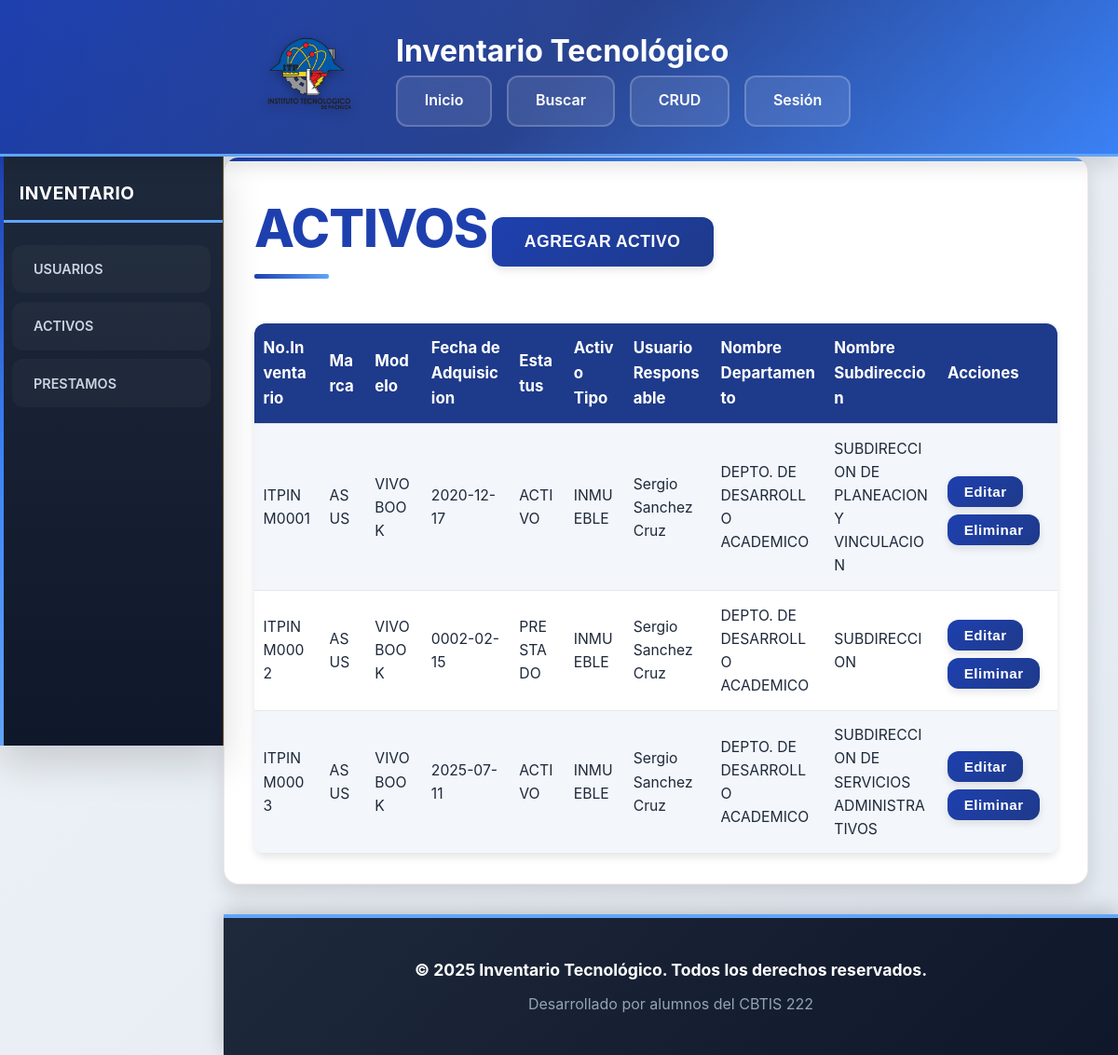
Screenshot of /pages/form_TablaInventario.php with the database file from the repository.
### tables this page shows
CREATE TABLE `Activos` (
  `id_activo` int(11) NOT NULL,
  `no_inventario` varchar(12) NOT NULL,
  `no_serie` varchar(50) DEFAULT NULL,
  `fecha_adquisicion` date DEFAULT NULL,
  `id_sub` int(11) DEFAULT NULL,
  `id_dep` int(11) DEFAULT NULL,
  `id_tipo` int(11) DEFAULT NULL,
  `id_marca` int(11) DEFAULT NULL,
  `id_modelo` int(11) DEFAULT NULL,
  `id_estatus` int(11) DEFAULT NULL,
  `id_responsable` int(11) DEFAULT NULL,
  `fecha_creacion` datetime DEFAULT current_timestamp(),
  `fecha_modificacion` datetime DEFAULT NULL
);

CREATE TABLE `Marcas` (
  `id_marca` int(11) NOT NULL,
  `nombre_marca` varchar(50) NOT NULL
);

CREATE TABLE `Modelos` (
  `id_modelo` int(11) NOT NULL,
  `nombre_modelo` varchar(50) NOT NULL,
  `id_marca` int(11) DEFAULT NULL
);

CREATE TABLE `Estatus` (
  `id_estatus` int(11) NOT NULL,
  `nombre_estatus` varchar(50) NOT NULL
);

CREATE TABLE `Tipos_activo` (
  `id_tipo` int(11) NOT NULL,
  `nombre_tipo` varchar(100) DEFAULT NULL
);

CREATE TABLE `Usuarios` (
  `id_usuario` int(11) NOT NULL,
  `nombre` varchar(100) DEFAULT NULL,
  `nombre_usuario` varchar(50) NOT NULL,
  `password` varchar(255) NOT NULL,
  `last_login` datetime DEFAULT NULL,
  `rol_usuario` int(11) DEFAULT NULL
);

CREATE TABLE `Departamentos` (
  `id_dep` int(11) NOT NULL,
  `nombre_dep` varchar(100) DEFAULT NULL
);

CREATE TABLE `Subdirecciones` (
  `id_sub` int(11) NOT NULL,
  `nombre_sub` varchar(100) DEFAULT NULL
);

### api/consulta_activos.php (called while the page is built, shortened)
<?php
$resultado = $conexion->query(
    "SELECT
        a.id_activo,
        a.no_inventario,
        m.nombre_marca AS marca,
        mo.nombre_modelo AS modelo,
        a.fecha_adquisicion,
        e.nombre_estatus AS estatus,
        t.nombre_tipo AS tipo_activo,
        u.nombre AS responsable,
        d.nombre_dep AS departamento,
        s.nombre_sub AS subdireccion
    FROM Activos a
    LEFT JOIN Marcas m ON a.id_marca = m.id_marca
    LEFT JOIN Modelos mo ON a.id_modelo = mo.id_modelo
    LEFT JOIN Estatus e ON a.id_estatus = e.id_estatus
    LEFT JOIN Tipos_activo t ON a.id_tipo = t.id_tipo
    LEFT JOIN Usuarios u ON a.id_responsable = u.id_usuario
    LEFT JOIN Departamentos d ON a.id_dep = d.id_dep
    LEFT JOIN Subdirecciones s ON a.id_sub = s.id_sub
    ORDER BY CAST(SUBSTRING(a.id_activo, -4) AS UNSIGNED) ASC;"
);

### pages/form_TablaInventario.php (the view)
<?php
include '../includes/DBConfig.php';
include '../api/consulta_activos.php';
?>
<?php include '../includes/header.php'; ?>
<section class="contenedor">
    <h1>ACTIVOS</h1>
    <a href="./form_NuevoActivo.php"><button>AGREGAR ACTIVO</button></a>
    <table class="tablas">
        <tr>
            <th>No.Inventario</th>
            <th>Marca</th>
            <th>Modelo</th>
            <th>Fecha de Adquisicion</th>
            <th>Estatus</th>
            <th>Activo Tipo</th>
            <th>Usuario Responsable</th>
            <th>Nombre Departamento</th>
            <th>Nombre Subdireccion</th>
            <th>Acciones</th>
        </tr>
        <?php while ($row = $resultado->fetch_assoc()): ?>
            <tr>
                <td data-label="No.Inventario"><?= htmlspecialchars($row['no_inventario']) ?></td>
                <td data-label="Marca"><?= htmlspecialchars($row['marca']) ?></td>
                <td data-label="Modelo"><?= htmlspecialchars($row['modelo']) ?></td>
                <td data-label="Fecha de Adquisicion"><?= htmlspecialchars($row['fecha_adquisicion']) ?></td>
                <td data-label="Estatus"><?= htmlspecialchars($row['estatus']) ?></td>
                <td data-label="Activo Tipo"><?= htmlspecialchars($row['tipo_activo']) ?></td>
                <td data-label="Usuario Responsable"><?= htmlspecialchars($row['responsable']) ?></td>
                <td data-label="Nombre Departamento"><?= htmlspecialchars($row['departamento']) ?></td>
                <td data-label="Nombre Subdireccion"><?= htmlspecialchars($row['subdireccion']) ?></td>
                <td data-label="Acciones">
                    <a href="./form_ActualizarActivo.php?id=<?= $row['id_activo']; ?>">
                        <button>Editar</button>
                    </a>
                    <a href="../api/eliminar_activo.php?id=<?= $row['id_activo']; ?>" onclick="return confirm('¿Estás seguro de eliminar este activo?')">
                        <button>Eliminar</button>
                    </a>
                </td>
            </tr>
        <?php endwhile; ?>
    </table>
</section>
<?php include '../includes/footer.php'; ?>

### assets/css/style.css (style rules this page uses)
* { margin: 0; padding: 0; box-sizing: border-box; }
:root { --color-guinda: #1e40af; --color-guinda-oscuro: #1e3a8a; --color-guinda-claro: #2563eb; --color-azul-electrico: #3b82f6; --color-azul-oscuro: #1e40af; --color-dorado: #60a5fa; --color-fondo: #F1F5F9; --color-fondo-secundario: #FFFFFF; --color-texto: #1E293B; --color-texto-claro: #64748B; --sombra-xs: 0 1px 2px rgba(0, 0, 0, 0.05); --sombra-sm: 0 2px 4px rgba(0, 0, 0, 0.08); --sombra-md: 0 4px 8px rgba(0, 0, 0, 0.1); --sombra-lg: 0 10px 20px rgba(0, 0, 0, 0.12); --sombra-xl: 0 20px 40px rgba(0, 0, 0, 0.15); --transicion-rapida: 0.15s ease; --transicion-normal: 0.3s ease; --transicion-lenta: 0.5s ease; --radio-sm: 8px; --radio-md: 12px; --radio-lg: 16px; }
body { font-family: -apple-system, BlinkMacSystemFont, 'Inter', 'Segoe UI', 'Roboto', sans-serif; background: linear-gradient(135deg, #F1F5F9 0%, #E2E8F0 100%); color: var(--color-texto); line-height: 1.6; min-height: 100vh; overflow-x: hidden; display: flex; flex-direction: column; }
.contenedor { margin-left: 240px; margin-top: 168px; padding: 2rem; min-height: calc(100vh - 268px); background: var(--color-fondo-secundario); border-radius: var(--radio-lg); box-shadow: var(--sombra-lg); position: relative; overflow: hidden; border: 1px solid rgba(139, 21, 56, 0.1); animation: fadeInUp 0.6s ease-out; margin-right: 2rem; margin-bottom: 2rem; flex: 1; }
.contenedor::before { content: ''; position: absolute; top: 0; left: 0; width: 100%; height: 4px; background: linear-gradient(90deg, var(--color-guinda), var(--color-azul-electrico), var(--color-dorado)); }
.contenedor h1 { color: var(--color-guinda); font-size: 3.5rem; margin-bottom: 1.5rem; font-weight: 800; letter-spacing: -1px; position: relative; display: inline-block; }
.contenedor h1::after { content: ''; position: absolute; bottom: -8px; left: 0; width: 80px; height: 5px; background: linear-gradient(90deg, var(--color-guinda), var(--color-dorado)); border-radius: 2px; }
.tablas { width: 100%; border-collapse: separate; border-spacing: 0; background: #fff; border-radius: var(--radio-md); box-shadow: var(--sombra-md); margin-top: 2rem; font-size: 1rem; table-layout: auto; overflow: hidden; }
.tablas th, .tablas td { padding: 0.85rem 0.6rem; text-align: left; border-bottom: 1px solid #e5e7eb; vertical-align: middle; max-width: 170px; word-break: break-word; white-space: normal; overflow-wrap: anywhere; }
.tablas th { white-space: normal; overflow-wrap: anywhere; font-size: 0.99rem; }
.tablas td { font-size: 0.98rem; }
@media (min-width: 1200px) { .tablas th, .tablas td { max-width: 260px; } }
.tablas th { background: var(--color-guinda-oscuro); color: #fff; font-weight: 700; font-size: 1.05rem; position: sticky; top: 0; z-index: 2; }
.tablas tr:nth-child(even) { background: #f3f6fa; }
.tablas td button { margin-right: 0.3rem; padding: 0.5rem 1.1rem; font-size: 0.95rem; }
button, input[type="submit"] { background: linear-gradient(135deg, var(--color-guinda) 0%, var(--color-guinda-oscuro) 100%); color: white; border: none; border-radius: var(--radio-md); font-size: 1.1rem; font-weight: 700; padding: 1rem 2.2rem; cursor: pointer; transition: var(--transicion-normal); box-shadow: var(--sombra-md); margin-top: 0.5rem; letter-spacing: 0.5px; position: relative; overflow: hidden; }

### rows the page displays
activos: no_inventario "ITPINM0001", id_marca.nombre_marca "ASUS", id_modelo.nombre_modelo "VIVOBOOK", fecha_adquisicion "2020-12-17", id_estatus.nombre_estatus "ACTIVO", id_tipo.nombre_tipo "INMUEBLE", id_responsable.nombre "Sergio Sanchez Cruz", id_dep.nombre_dep "DEPTO. DE DESARROLLO ACADEMICO", id_sub.nombre_sub "SUBDIRECCION DE PLANEACION Y VINCULACION"
activos: no_inventario "ITPINM0002", id_marca.nombre_marca "ASUS", id_modelo.nombre_modelo "VIVOBOOK", fecha_adquisicion "0002-02-15", id_estatus.nombre_estatus "PRESTADO", id_tipo.nombre_tipo "INMUEBLE", id_responsable.nombre "Sergio Sanchez Cruz", id_dep.nombre_dep "DEPTO. DE DESARROLLO ACADEMICO", id_sub.nombre_sub "SUBDIRECCION"
activos: no_inventario "ITPINM0003", id_marca.nombre_marca "ASUS", id_modelo.nombre_modelo "VIVOBOOK", fecha_adquisicion "2025-07-11", id_estatus.nombre_estatus "ACTIVO", id_tipo.nombre_tipo "INMUEBLE", id_responsable.nombre "Sergio Sanchez Cruz", id_dep.nombre_dep "DEPTO. DE DESARROLLO ACADEMICO", id_sub.nombre_sub "SUBDIRECCION DE SERVICIOS ADMINISTRATIVOS"
